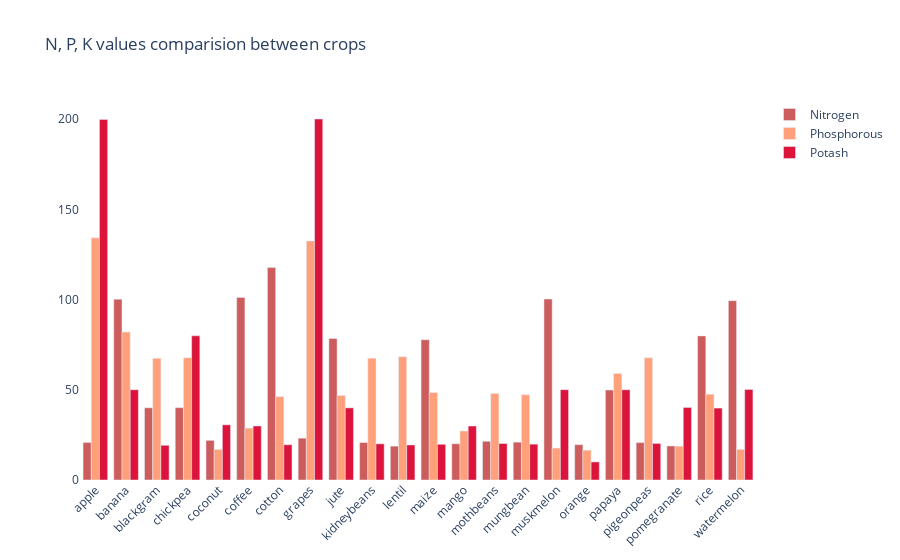

Notebook cell for this chart:
### Code cell
import plotly.graph_objects as go
fig = go.Figure()
fig.add_trace(go.Bar(
    x=crop_summary.index,
    y=crop_summary['N'],
    name='Nitrogen',
    marker_color='indianred'
))
fig.add_trace(go.Bar(
    x=crop_summary.index,
    y=crop_summary['P'],
    name='Phosphorous',
    marker_color='lightsalmon'
))
fig.add_trace(go.Bar(
    x=crop_summary.index,
    y=crop_summary['K'],
    name='Potash',
    marker_color='crimson'
))

fig.update_layout(title="N, P, K values comparision between crops",
                  plot_bgcolor='white',
                  barmode='group',
                  xaxis_tickangle=-45)

fig.show()

### Figure 1 — Plotly figure (JSON) as saved in the notebook; plotly's stock layout.template omitted (floating-point values rounded to 4 significant figures)
{"data": [{"marker": {"color": "indianred"}, "name": "Nitrogen", "type": "bar", "x": ["apple", "banana", "blackgram", "chickpea", "coconut", "coffee", "cotton", "grapes", "jute", "kidneybeans", "lentil", "maize", "mango", "mothbeans", "mungbean", "muskmelon", "orange", "papaya", "pigeonpeas", "pomegranate", "rice", "watermelon"], "y": [20.8, 100.2, 40.02, 40.09, 21.98, 101.2, 117.8, 23.18, 78.4, 20.75, 18.77, 77.76, 20.07, 21.44, 20.99, 100.3, 19.58, 49.88, 20.73, 18.87, 79.89, 99.42]}, {"marker": {"color": "lightsalmon"}, "name": "Phosphorous", "type": "bar", "x": ["apple", "banana", "blackgram", "chickpea", "coconut", "coffee", "cotton", "grapes", "jute", "kidneybeans", "lentil", "maize", "mango", "mothbeans", "mungbean", "muskmelon", "orange", "papaya", "pigeonpeas", "pomegranate", "rice", "watermelon"], "y": [134.2, 82.01, 67.47, 67.79, 16.93, 28.74, 46.24, 132.5, 46.86, 67.54, 68.36, 48.44, 27.18, 48.01, 47.28, 17.72, 16.55, 59.05, 67.73, 18.75, 47.58, 17]}, {"marker": {"color": "crimson"}, "name": "Potash", "type": "bar", "x": ["apple", "banana", "blackgram", "chickpea", "coconut", "coffee", "cotton", "grapes", "jute", "kidneybeans", "lentil", "maize", "mango", "mothbeans", "mungbean", "muskmelon", "orange", "papaya", "pigeonpeas", "pomegranate", "rice", "watermelon"], "y": [199.9, 50.05, 19.24, 79.92, 30.59, 29.94, 19.56, 200.1, 39.99, 20.05, 19.41, 19.79, 29.92, 20.23, 19.87, 50.08, 10.01, 50.04, 20.29, 40.21, 39.87, 50.22]}], "layout": {"barmode": "group", "plot_bgcolor": "white", "title": {"text": "N, P, K values comparision between crops"}, "xaxis": {"tickangle": -45}}}
